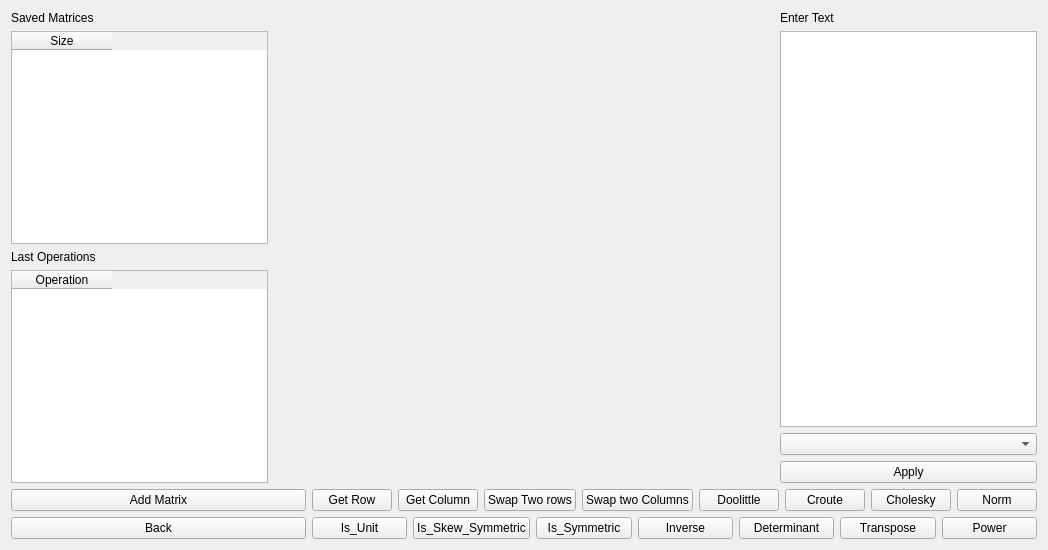
<?xml version="1.0" encoding="UTF-8"?>
<ui version="4.0">
 <class>Form_matrices</class>
 <widget class="QWidget" name="Form_matrices">
  <property name="geometry">
   <rect>
    <x>0</x>
    <y>0</y>
    <width>1048</width>
    <height>550</height>
   </rect>
  </property>
  <property name="windowTitle">
   <string>Form</string>
  </property>
  <layout class="QGridLayout" name="gridLayout">
   <item row="0" column="0">
    <layout class="QVBoxLayout" name="verticalLayout_3">
     <item>
      <layout class="QVBoxLayout" name="verticalLayout_2">
       <item>
        <widget class="QLabel" name="label">
         <property name="text">
          <string>Saved Matrices</string>
         </property>
        </widget>
       </item>
       <item>
        <widget class="QTableWidget" name="tableWidget">
         <property name="editTriggers">
          <set>QAbstractItemView::EditTrigger::NoEditTriggers</set>
         </property>
         <column>
          <property name="text">
           <string>Size</string>
          </property>
         </column>
        </widget>
       </item>
      </layout>
     </item>
     <item>
      <layout class="QVBoxLayout" name="verticalLayout">
       <item>
        <widget class="QLabel" name="label_2">
         <property name="text">
          <string>Last Operations</string>
         </property>
        </widget>
       </item>
       <item>
        <widget class="QTableWidget" name="tableWidget_2">
         <property name="lineWidth">
          <number>4</number>
         </property>
         <property name="editTriggers">
          <set>QAbstractItemView::EditTrigger::NoEditTriggers</set>
         </property>
         <column>
          <property name="text">
           <string>Operation</string>
          </property>
         </column>
        </widget>
       </item>
      </layout>
     </item>
    </layout>
   </item>
   <item row="0" column="1">
    <widget class="QLabel" name="label_3">
     <property name="minimumSize">
      <size>
       <width>500</width>
       <height>400</height>
      </size>
     </property>
     <property name="maximumSize">
      <size>
       <width>500</width>
       <height>448</height>
      </size>
     </property>
     <property name="text">
      <string/>
     </property>
    </widget>
   </item>
   <item row="1" column="0" colspan="3">
    <layout class="QHBoxLayout" name="horizontalLayout_3">
     <item>
      <layout class="QVBoxLayout" name="verticalLayout_4">
       <item>
        <widget class="QPushButton" name="Add">
         <property name="text">
          <string>Add Matrix</string>
         </property>
        </widget>
       </item>
       <item>
        <widget class="QPushButton" name="Back">
         <property name="text">
          <string>Back</string>
         </property>
        </widget>
       </item>
      </layout>
     </item>
     <item>
      <layout class="QVBoxLayout" name="verticalLayout_5">
       <item>
        <layout class="QHBoxLayout" name="horizontalLayout_2">
         <item>
          <widget class="QPushButton" name="Get_Row">
           <property name="text">
            <string>Get Row</string>
           </property>
          </widget>
         </item>
         <item>
          <widget class="QPushButton" name="Get_Column">
           <property name="text">
            <string>Get Column</string>
           </property>
          </widget>
         </item>
         <item>
          <widget class="QPushButton" name="Swap_Rows">
           <property name="text">
            <string>Swap Two rows</string>
           </property>
          </widget>
         </item>
         <item>
          <widget class="QPushButton" name="Swap_Columns">
           <property name="text">
            <string>Swap two Columns</string>
           </property>
          </widget>
         </item>
         <item>
          <widget class="QPushButton" name="Doolittle">
           <property name="text">
            <string>Doolittle</string>
           </property>
          </widget>
         </item>
         <item>
          <widget class="QPushButton" name="Croute">
           <property name="text">
            <string>Croute</string>
           </property>
          </widget>
         </item>
         <item>
          <widget class="QPushButton" name="Cholesky">
           <property name="text">
            <string>Cholesky</string>
           </property>
          </widget>
         </item>
         <item>
          <widget class="QPushButton" name="Norm">
           <property name="text">
            <string>Norm</string>
           </property>
          </widget>
         </item>
        </layout>
       </item>
       <item>
        <layout class="QHBoxLayout" name="horizontalLayout">
         <item>
          <widget class="QPushButton" name="Is_Unit">
           <property name="text">
            <string>Is_Unit</string>
           </property>
          </widget>
         </item>
         <item>
          <widget class="QPushButton" name="Is_Skew">
           <property name="text">
            <string>Is_Skew_Symmetric</string>
           </property>
          </widget>
         </item>
         <item>
          <widget class="QPushButton" name="Is_Symmetric">
           <property name="text">
            <string>Is_Symmetric</string>
           </property>
          </widget>
         </item>
         <item>
          <widget class="QPushButton" name="inverse">
           <property name="text">
            <string>Inverse</string>
           </property>
          </widget>
         </item>
         <item>
          <widget class="QPushButton" name="Determinant">
           <property name="text">
            <string>Determinant</string>
           </property>
          </widget>
         </item>
         <item>
          <widget class="QPushButton" name="Transpose">
           <property name="text">
            <string>Transpose</string>
           </property>
          </widget>
         </item>
         <item>
          <widget class="QPushButton" name="Power">
           <property name="text">
            <string>Power</string>
           </property>
          </widget>
         </item>
        </layout>
       </item>
      </layout>
     </item>
    </layout>
   </item>
   <item row="0" column="2">
    <layout class="QVBoxLayout" name="verticalLayout_6">
     <item>
      <widget class="QLabel" name="label_4">
       <property name="text">
        <string>Enter Text</string>
       </property>
      </widget>
     </item>
     <item>
      <widget class="QTextEdit" name="Text_Editor"/>
     </item>
     <item>
      <widget class="QComboBox" name="comboBox"/>
     </item>
     <item>
      <widget class="QPushButton" name="Apply">
       <property name="text">
        <string>Apply</string>
       </property>
      </widget>
     </item>
    </layout>
   </item>
  </layout>
 </widget>
 <resources/>
 <connections/>
</ui>
